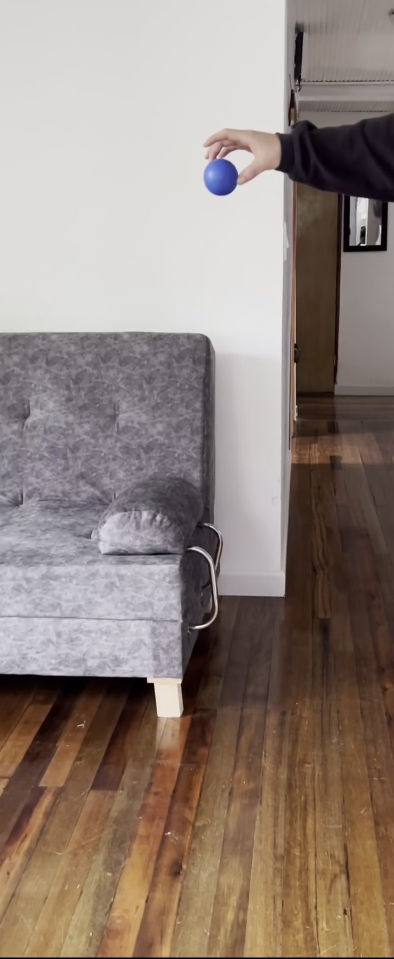
#> input picture frames_extracted/frame_10.jpg, 788 x 1918 px, given in place of video.mp4, which was not available (shown at 1/2 size)
$ python main.py
#> lines starting #> are read from the running program, lines starting #| are printed output that depends on the picture; after the words box and inside, x2 and y2 are one past the last pixel; in counts of white or black regions, pixels touching at a corner belong together; pictures that were not available may be replaced by others from this repository, and a replacement may not be noted
### src/ball_tracker.py
import cv2
import numpy as np
import time
from src.constants import Constants as K
from src.calculate_velocity import Calculate

class BallTracker:
    def __init__(self):
        self.video = cv2.VideoCapture(K.VIDEO_PATH)
        self.fps = self.video.get(cv2.CAP_PROP_FPS)
        self.frame_width = int(self.video.get(cv2.CAP_PROP_FRAME_WIDTH))
        self.frame_height = int(self.video.get(cv2.CAP_PROP_FRAME_HEIGHT))
        self.start_line = int(self.frame_height * 0.19)
        self.end_line = int(self.frame_height * 0.79)
        self.start_time = None
        self.end_time = None
        self.ball_crossed_end = False
        fourcc = cv2.VideoWriter_fourcc(*'mp4v')
        self.out = cv2.VideoWriter(K.OUTPUT_PATH, fourcc, self.fps, (self.frame_width, self.frame_height))
        self.setup_window()
    def setup_window(self):
        cv2.namedWindow("Ball Detection", cv2.WINDOW_NORMAL)
        cv2.resizeWindow("Ball Detection", 600, 1024)

    def process_frame(self):
        ret, frame = self.video.read()
#> frame is the input picture: shape (1918, 788, 3); mean B, G, R 124.4, 132.8, 146.7
        if not ret:
            return None, None  # Evita error de desempaquetado

        hsv = cv2.cvtColor(frame, cv2.COLOR_BGR2HSV)
#> hsv: shape (1918, 788, 3); mean H, S, V 48, 60.1, 147.8
        lower_blue = np.array([90, 50, 50])
        upper_blue = np.array([130, 255, 255])
        mask = cv2.inRange(hsv, lower_blue, upper_blue)
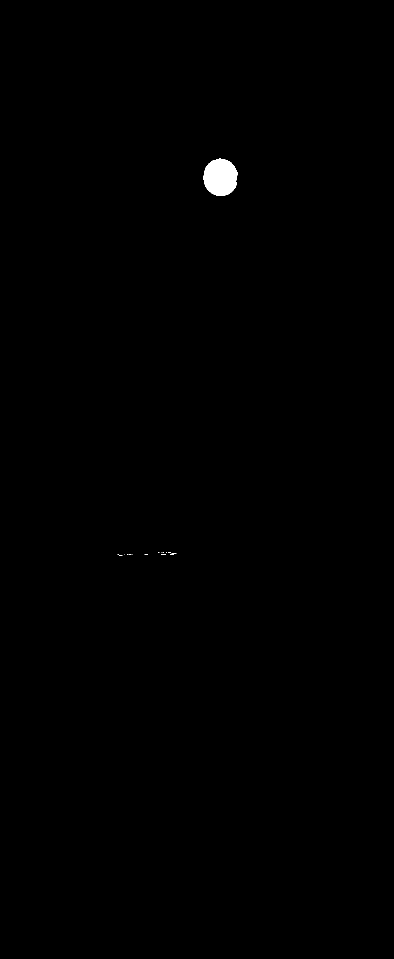
#> mask: shape (1918, 788) (shown at 1/2 size); 0.27% white; 14 white regions (12 under 20 px), largest, box (x1, y1, x2, y2) and area: (407, 317, 475, 392) 3996, (340, 1106, 353, 1109) 22
        kernel = np.ones((5, 5), np.uint8)
        mask = cv2.morphologyEx(mask, cv2.MORPH_OPEN, kernel)
#> mask: shape (1918, 788); 0.26% white; 1 white region, box (x1, y1, x2, y2) and area: (407, 318, 475, 391) 3986
        mask = cv2.morphologyEx(mask, cv2.MORPH_CLOSE, kernel)
#> mask: shape (1918, 788); 0.26% white; 1 white region
        contours, _ = cv2.findContours(mask, cv2.RETR_EXTERNAL, cv2.CHAIN_APPROX_SIMPLE)
#> contours = 1 contour; box (x1, y1, x2, y2) and area: (407, 318, 475, 391) 3886

        ball_position = None
        for cnt in contours:
            if cv2.contourArea(cnt) > 50:
                x, y, w, h = cv2.boundingRect(cnt)
                cx, cy = x + w // 2, y + h // 2
                ball_position = (cx, cy)
                cv2.rectangle(frame, (x, y), (x + w, y + h), (0, 255, 0), 2)
                cv2.circle(frame, (cx, cy), 5, (0, 0, 255), -1)
#> this loop made 1 pass
#> (x, y, w, h, cx, cy) on pass 1: (407, 318, 68, 73, 441, 354)
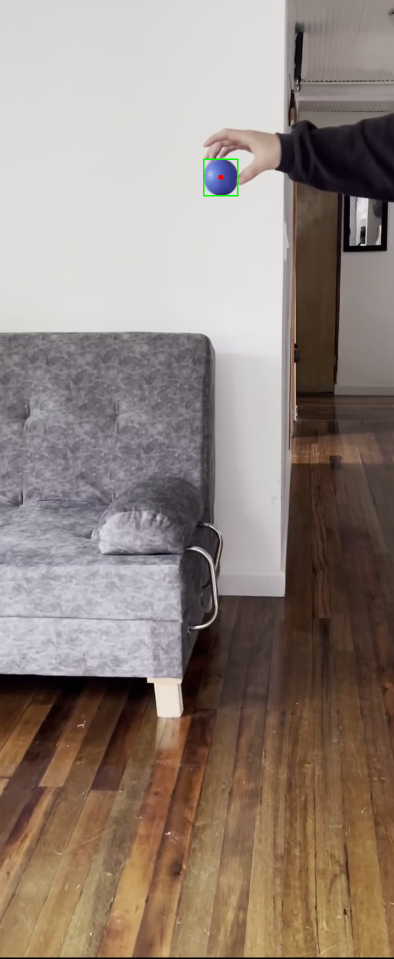
#> frame: shape (1918, 788, 3) (shown at 1/2 size); 0.06% of pixels changed, all inside (x1, y1, x2, y2) = (406, 317, 477, 393)

        cv2.line(frame, (0, self.start_line), (self.frame_width, self.start_line), (255, 0, 0), 2)
        cv2.putText(frame, "Start (0m)", (10, self.start_line - 10), cv2.FONT_HERSHEY_SIMPLEX, 0.6, (255, 0, 0), 2)
        cv2.line(frame, (0, self.end_line), (self.frame_width, self.end_line), (255, 0, 0), 2)
        cv2.putText(frame, "End (1.45m)", (10, self.end_line - 10), cv2.FONT_HERSHEY_SIMPLEX, 0.6, (255, 0, 0), 2)
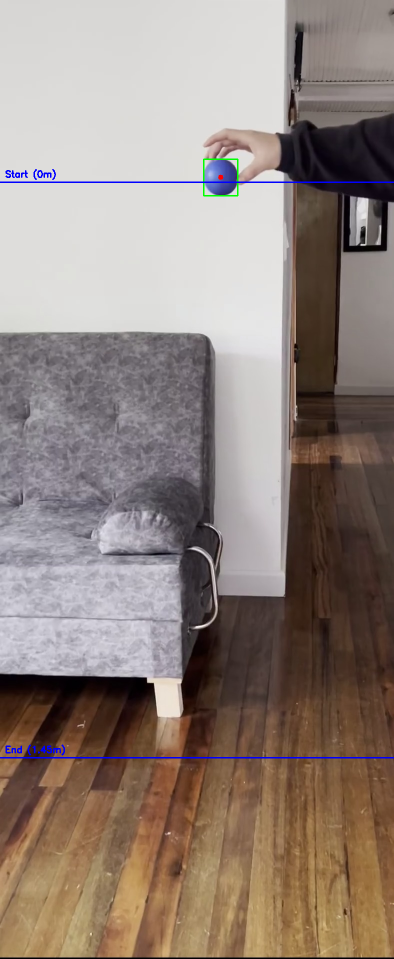
#> frame: shape (1918, 788, 3) (shown at 1/2 size); mean B, G, R 124.9, 132.3, 146

        return frame, ball_position

    def run(self):
        while self.video.isOpened():
            result = self.process_frame()
            if result is None:
                break
            frame, ball_position = result
#> ball_position = (441, 354)

            if ball_position is not None:
                cx, cy = ball_position
#> cx = 441; cy = 354

                if self.start_time is None and cy >= self.start_line:
                    self.start_time = time.time()
                    print(f"Inicio del recorrido: {self.start_time:.3f} segundos")

                if (self.start_time is not None and self.end_time is None and
                    cy >= self.end_line and not self.ball_crossed_end):
                    self.end_time = time.time()
                    self.ball_crossed_end = True
                    print(f"Final del recorrido (Primer cruce): {self.end_time:.3f} segundos")

            if frame is not None:
                self.out.write(frame)
                cv2.imshow("Ball Detection", frame)

            if (cv2.waitKey(1) & 0xFF == ord("q"))|(frame is None):
#> (key q is pressed here)
                break

        Calculate(start_time= self.start_time, end_time=self.end_time).calculate_velocity()
        self.cleanup()

    def cleanup(self):
        self.video.release()
        self.out.release()
        cv2.destroyAllWindows()
        print(f"Procesamiento completado. Video guardado en {K.OUTPUT_PATH}")

### src/calculate_velocity.py
"""
calculate_velocity.py

Este módulo contiene la clase `Calculate`, que se encarga de calcular la velocidad de una pelota basándose en los tiempos de inicio y fin de su recorrido.

Uso:
    from src.calculate_velocity import Calculate
    velocidad = Calculate(start_time=1.0, end_time=2.5).calculate_velocity()
    print(velocidad)
"""

from src.constants import Constants as K

class Calculate:
    """
    Clase para calcular la velocidad de la pelota con base en los tiempos de recorrido.

    Attributes:
        start_time (float): Tiempo en segundos cuando la pelota cruza la primera línea.
        end_time (float): Tiempo en segundos cuando la pelota cruza la segunda línea.
        distance_meters (float): Distancia en metros entre las dos líneas de referencia.

    Methods:
        calculate_velocity():
            Calcula y retorna la velocidad de la pelota en metros por segundo (m/s).
    """
    def __init__(self, start_time: float,
                end_time: float,
                distance: float = K.DISTANCE_METERS):
        """
        Inicializa la clase.
        Args:
            start_time (float): Momento en que la pelota cruza la primera línea.
            end_time (float): Momento en que la pelota cruza la segunda línea.
            distance (float, opcional): Distancia entre las dos líneas en metros. Por defecto, se usa `Constants.DISTANCE_METERS`.
        """
        self.start_time = start_time
        self.end_time = end_time
        self.distance_meters = distance

    def calculate_velocity(self):
        """
        Calcula la velocidad de la pelota en metros por segundo (m/s).

        Returns:
            float: Velocidad calculada en m/s si los tiempos son válidos, de lo contrario, None.
        """
        if self.start_time is not None and self.end_time is not None:
            time_elapsed = self.end_time - self.start_time
            velocity = K.DISTANCE_METERS / time_elapsed
            print(f"Tiempo total: {time_elapsed:.3f} segundos")
            print(f"Velocidad media estimada: {velocity:.3f} m/s")
            return velocity
        else:
            print("No se pudo calcular la velocidad. Verifica la detección.")
            return None

### main.py
from src import ball_tracker

if __name__ == "__main__":
    procesador = ball_tracker.BallTracker()
    procesador.run()
